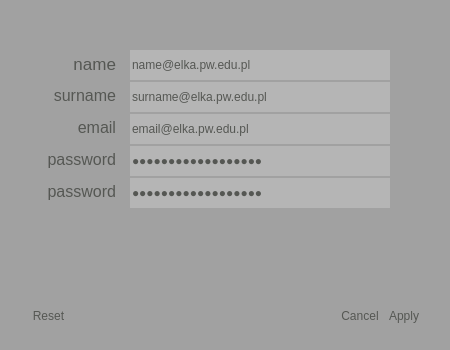
<?xml version="1.0" encoding="UTF-8"?>
<ui version="4.0">
 <class>SignUpDialog</class>
 <widget class="QDialog" name="SignUpDialog">
  <property name="geometry">
   <rect>
    <x>0</x>
    <y>0</y>
    <width>450</width>
    <height>350</height>
   </rect>
  </property>
  <property name="windowTitle">
   <string>Dialog</string>
  </property>
  <property name="styleSheet">
   <string notr="true">QDialog{
background-color:#a1a1a1;
}
QDialogButtonBox{
background-color:#a1a1a1;
border: 0px;
color: #555753;
}

QLineEdit{
background-color:#b5b5b5;
color: #555753;
border: 0px;
}

QTextBrowser{
background-color:#a1a1a1;
color: #555753;
border: 0px;
}

QPlainTextEdit{
background-color:#a1a1a1;
color: #ff0000;
border: 0px;
}</string>
  </property>
  <widget class="QDialogButtonBox" name="buttonBox">
   <property name="geometry">
    <rect>
     <x>30</x>
     <y>300</y>
     <width>391</width>
     <height>32</height>
    </rect>
   </property>
   <property name="styleSheet">
    <string notr="true">QPushButton{
color: #555753;
background-color: #a1a1a1;
border: 0px;
margin: 2px;
}</string>
   </property>
   <property name="locale">
    <locale language="English" country="UnitedStates"/>
   </property>
   <property name="orientation">
    <enum>Qt::Horizontal</enum>
   </property>
   <property name="standardButtons">
    <set>QDialogButtonBox::Apply|QDialogButtonBox::Cancel|QDialogButtonBox::Reset</set>
   </property>
  </widget>
  <widget class="QLineEdit" name="lineEdit">
   <property name="geometry">
    <rect>
     <x>130</x>
     <y>50</y>
     <width>260</width>
     <height>30</height>
    </rect>
   </property>
   <property name="text">
    <string>name@elka.pw.edu.pl</string>
   </property>
  </widget>
  <widget class="QLineEdit" name="lineEdit_2">
   <property name="geometry">
    <rect>
     <x>130</x>
     <y>82</y>
     <width>260</width>
     <height>30</height>
    </rect>
   </property>
   <property name="text">
    <string>surname@elka.pw.edu.pl</string>
   </property>
  </widget>
  <widget class="QLineEdit" name="lineEdit_3">
   <property name="geometry">
    <rect>
     <x>130</x>
     <y>114</y>
     <width>260</width>
     <height>30</height>
    </rect>
   </property>
   <property name="text">
    <string>email@elka.pw.edu.pl</string>
   </property>
  </widget>
  <widget class="QLineEdit" name="lineEdit_4">
   <property name="geometry">
    <rect>
     <x>130</x>
     <y>146</y>
     <width>260</width>
     <height>30</height>
    </rect>
   </property>
   <property name="text">
    <string>sda@elka.pw.edu.pl</string>
   </property>
   <property name="echoMode">
    <enum>QLineEdit::Password</enum>
   </property>
  </widget>
  <widget class="QLineEdit" name="lineEdit_5">
   <property name="geometry">
    <rect>
     <x>130</x>
     <y>178</y>
     <width>260</width>
     <height>30</height>
    </rect>
   </property>
   <property name="text">
    <string>sda@elka.pw.edu.pl</string>
   </property>
   <property name="echoMode">
    <enum>QLineEdit::Password</enum>
   </property>
  </widget>
  <widget class="QTextBrowser" name="textBrowser">
   <property name="geometry">
    <rect>
     <x>30</x>
     <y>50</y>
     <width>90</width>
     <height>30</height>
    </rect>
   </property>
   <property name="font">
    <font>
     <pointsize>13</pointsize>
    </font>
   </property>
   <property name="html">
    <string>&lt;!DOCTYPE HTML PUBLIC &quot;-//W3C//DTD HTML 4.0//EN&quot; &quot;http://www.w3.org/TR/REC-html40/strict.dtd&quot;&gt;
&lt;html&gt;&lt;head&gt;&lt;meta name=&quot;qrichtext&quot; content=&quot;1&quot; /&gt;&lt;style type=&quot;text/css&quot;&gt;
p, li { white-space: pre-wrap; }
&lt;/style&gt;&lt;/head&gt;&lt;body style=&quot; font-family:'Sans Serif'; font-size:13pt; font-weight:400; font-style:normal;&quot;&gt;
&lt;p align=&quot;right&quot; style=&quot; margin-top:0px; margin-bottom:0px; margin-left:0px; margin-right:0px; -qt-block-indent:0; text-indent:0px;&quot;&gt;&lt;span style=&quot; font-family:'Ubuntu';&quot;&gt;name&lt;/span&gt;&lt;/p&gt;&lt;/body&gt;&lt;/html&gt;</string>
   </property>
  </widget>
  <widget class="QTextBrowser" name="textBrowser_2">
   <property name="geometry">
    <rect>
     <x>30</x>
     <y>82</y>
     <width>90</width>
     <height>30</height>
    </rect>
   </property>
   <property name="font">
    <font>
     <pointsize>13</pointsize>
    </font>
   </property>
   <property name="html">
    <string>&lt;!DOCTYPE HTML PUBLIC &quot;-//W3C//DTD HTML 4.0//EN&quot; &quot;http://www.w3.org/TR/REC-html40/strict.dtd&quot;&gt;
&lt;html&gt;&lt;head&gt;&lt;meta name=&quot;qrichtext&quot; content=&quot;1&quot; /&gt;&lt;style type=&quot;text/css&quot;&gt;
p, li { white-space: pre-wrap; }
&lt;/style&gt;&lt;/head&gt;&lt;body style=&quot; font-family:'Sans Serif'; font-size:13pt; font-weight:400; font-style:normal;&quot;&gt;
&lt;p align=&quot;right&quot; style=&quot; margin-top:0px; margin-bottom:0px; margin-left:0px; margin-right:0px; -qt-block-indent:0; text-indent:0px;&quot;&gt;&lt;span style=&quot; font-family:'Ubuntu'; font-size:12pt;&quot;&gt;surname&lt;/span&gt;&lt;/p&gt;&lt;/body&gt;&lt;/html&gt;</string>
   </property>
  </widget>
  <widget class="QTextBrowser" name="textBrowser_3">
   <property name="geometry">
    <rect>
     <x>30</x>
     <y>114</y>
     <width>90</width>
     <height>30</height>
    </rect>
   </property>
   <property name="font">
    <font>
     <pointsize>13</pointsize>
    </font>
   </property>
   <property name="html">
    <string>&lt;!DOCTYPE HTML PUBLIC &quot;-//W3C//DTD HTML 4.0//EN&quot; &quot;http://www.w3.org/TR/REC-html40/strict.dtd&quot;&gt;
&lt;html&gt;&lt;head&gt;&lt;meta name=&quot;qrichtext&quot; content=&quot;1&quot; /&gt;&lt;style type=&quot;text/css&quot;&gt;
p, li { white-space: pre-wrap; }
&lt;/style&gt;&lt;/head&gt;&lt;body style=&quot; font-family:'Sans Serif'; font-size:13pt; font-weight:400; font-style:normal;&quot;&gt;
&lt;p align=&quot;right&quot; style=&quot; margin-top:0px; margin-bottom:0px; margin-left:0px; margin-right:0px; -qt-block-indent:0; text-indent:0px;&quot;&gt;&lt;span style=&quot; font-family:'Ubuntu'; font-size:12pt;&quot;&gt;email&lt;/span&gt;&lt;/p&gt;&lt;/body&gt;&lt;/html&gt;</string>
   </property>
  </widget>
  <widget class="QTextBrowser" name="textBrowser_4">
   <property name="geometry">
    <rect>
     <x>30</x>
     <y>146</y>
     <width>90</width>
     <height>30</height>
    </rect>
   </property>
   <property name="font">
    <font>
     <pointsize>13</pointsize>
    </font>
   </property>
   <property name="html">
    <string>&lt;!DOCTYPE HTML PUBLIC &quot;-//W3C//DTD HTML 4.0//EN&quot; &quot;http://www.w3.org/TR/REC-html40/strict.dtd&quot;&gt;
&lt;html&gt;&lt;head&gt;&lt;meta name=&quot;qrichtext&quot; content=&quot;1&quot; /&gt;&lt;style type=&quot;text/css&quot;&gt;
p, li { white-space: pre-wrap; }
&lt;/style&gt;&lt;/head&gt;&lt;body style=&quot; font-family:'Sans Serif'; font-size:13pt; font-weight:400; font-style:normal;&quot;&gt;
&lt;p align=&quot;right&quot; style=&quot; margin-top:0px; margin-bottom:0px; margin-left:0px; margin-right:0px; -qt-block-indent:0; text-indent:0px;&quot;&gt;&lt;span style=&quot; font-family:'Ubuntu'; font-size:12pt;&quot;&gt;password&lt;/span&gt;&lt;/p&gt;&lt;/body&gt;&lt;/html&gt;</string>
   </property>
  </widget>
  <widget class="QTextBrowser" name="textBrowser_5">
   <property name="geometry">
    <rect>
     <x>30</x>
     <y>178</y>
     <width>90</width>
     <height>30</height>
    </rect>
   </property>
   <property name="font">
    <font>
     <pointsize>13</pointsize>
    </font>
   </property>
   <property name="html">
    <string>&lt;!DOCTYPE HTML PUBLIC &quot;-//W3C//DTD HTML 4.0//EN&quot; &quot;http://www.w3.org/TR/REC-html40/strict.dtd&quot;&gt;
&lt;html&gt;&lt;head&gt;&lt;meta name=&quot;qrichtext&quot; content=&quot;1&quot; /&gt;&lt;style type=&quot;text/css&quot;&gt;
p, li { white-space: pre-wrap; }
&lt;/style&gt;&lt;/head&gt;&lt;body style=&quot; font-family:'Sans Serif'; font-size:13pt; font-weight:400; font-style:normal;&quot;&gt;
&lt;p align=&quot;right&quot; style=&quot; margin-top:0px; margin-bottom:0px; margin-left:0px; margin-right:0px; -qt-block-indent:0; text-indent:0px;&quot;&gt;&lt;span style=&quot; font-family:'Ubuntu'; font-size:12pt;&quot;&gt;password&lt;/span&gt;&lt;/p&gt;&lt;/body&gt;&lt;/html&gt;</string>
   </property>
  </widget>
  <widget class="QPlainTextEdit" name="plainTextEdit">
   <property name="geometry">
    <rect>
     <x>40</x>
     <y>220</y>
     <width>351</width>
     <height>71</height>
    </rect>
   </property>
   <property name="readOnly">
    <bool>true</bool>
   </property>
  </widget>
 </widget>
 <resources/>
 <connections>
  <connection>
   <sender>buttonBox</sender>
   <signal>accepted()</signal>
   <receiver>SignUpDialog</receiver>
   <slot>accept()</slot>
   <hints>
    <hint type="sourcelabel">
     <x>248</x>
     <y>254</y>
    </hint>
    <hint type="destinationlabel">
     <x>157</x>
     <y>274</y>
    </hint>
   </hints>
  </connection>
  <connection>
   <sender>buttonBox</sender>
   <signal>rejected()</signal>
   <receiver>SignUpDialog</receiver>
   <slot>reject()</slot>
   <hints>
    <hint type="sourcelabel">
     <x>316</x>
     <y>260</y>
    </hint>
    <hint type="destinationlabel">
     <x>286</x>
     <y>274</y>
    </hint>
   </hints>
  </connection>
 </connections>
</ui>
